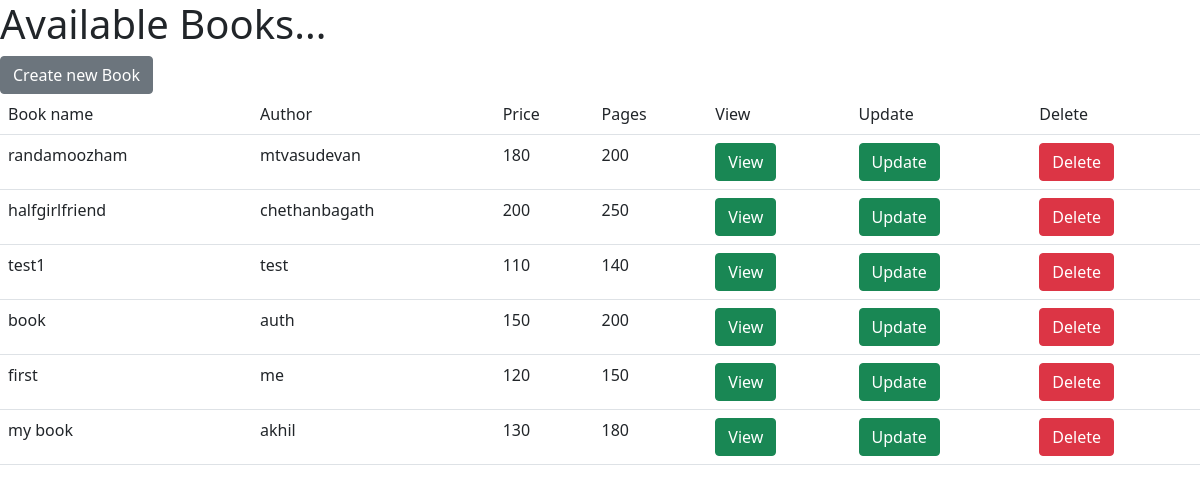
The app's page /book/list (signed in) with its own data.
### bookapp/models.py (models this page shows, shortened)
class Book(models.Model):
    book_name=models.CharField(max_length=150,unique=True)
    author=models.CharField(max_length=50)
    price=models.IntegerField()
    pages=models.IntegerField()

### bookapp/decorators.py (the view)
    def wrapper(request,*args,**kwargs):
        if request.user.is_authenticated:
            return func(request ,*args,**kwargs)
        else:
            return redirect("login")

### bookapp/views.py (called while the page is built)
@login_required
def list_all_books(request):
    books=Book.objects.all()
    context={}
    context["books"]=books
    return render(request,"bookapp/listofbooks.html",context)

### bookapp/templates/bookapp/listofbooks.html (shortened to what this page needs)
<!DOCTYPE html>
<html lang="en">
<head>
    <link href="https://cdn.jsdelivr.net/npm/bootstrap@5.0.0-beta3/dist/css/bootstrap.min.css" rel="stylesheet">
</head>
<body>
<h1>Available Books...</h1>
<div>
    <a href="{%url 'create'%}" class="btn btn-secondary">Create new Book</a>
</div>
<div>
<table class="table">
    <tr>
        <td>Book name</td>
        <td>Author</td>
        <td>Price</td>
        <td>Pages</td>
        <td>View</td>
        <td>Update</td>
        <td>Delete</td>
    </tr>
    {%for book in books%}
    <tr>
        <td>{{book.book_name}}</td>
        <td>{{book.author}}</td>
        <td>{{book.price}}</td>
        <td>{{book.pages}}</td>
        <td><a href="{%url 'detail' book.id%}" class="btn btn-success">View</a></td>
        <td><a href="{%url 'edit' book.id%}" class="btn btn-success">Update</a></td>
        <td><a href="{%url 'delete' book.id%}" class="btn btn-danger">Delete</a></td>
    </tr>
    {%endfor%}
</table>
</div>
</body>
</html>

### records on screen
Book: book_name "randamoozham", author "mtvasudevan", price "180", pages "200"
Book: book_name "halfgirlfriend", author "chethanbagath", price "200", pages "250"
Book: book_name "test1", author "test", price "110", pages "140"
Book: book_name "book", author "auth", price "150", pages "200"
Book: book_name "first", author "me", price "120", pages "150"
Book: book_name "my book", author "akhil", price "130", pages "180"
